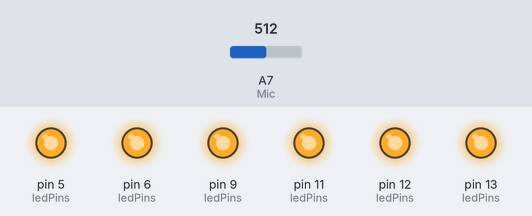
The sketch below on a simulated Arduino Nano, built with avr-gcc and run on an emulated ATmega328P. On the bench: output pins drawn as LEDs (lit = HIGH). The inputs (shaded band) are chosen by the test bench; at power-on: A7 (Mic) = 512.

Above: at 1.2 s.
1.3 s: A7 (Mic) set to 19
2.8 s: A7 (Mic) set to 16
At 3.1 s:
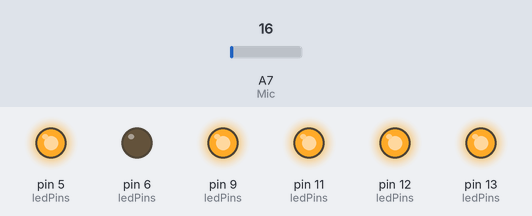
4.3 s: A7 (Mic) set to 0
At 5.4 s:
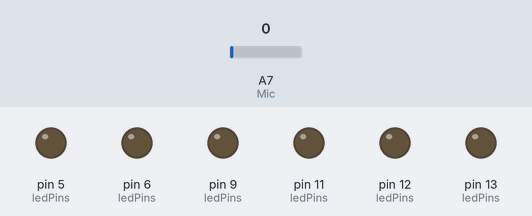
5.8 s: A7 (Mic) set to 17
At 6.6 s:
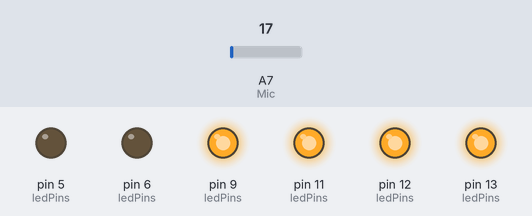
7.3 s: A7 (Mic) set to 122
At 7.7 s:
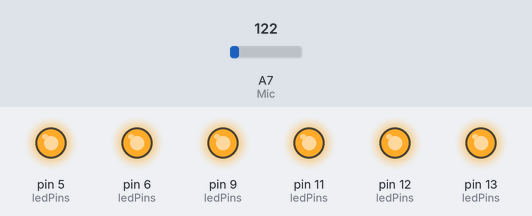
Timing chart, 0 to 9.8 s (numbered marks = the images above; inputs shaded):
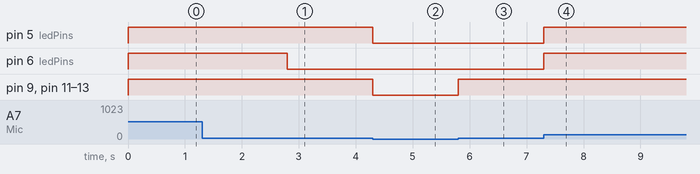

The sketch:

Vumetro.ino
```cpp
/* Vumetro
  Usa los LEDes L_Gre, L_Orn, L_Red, RGB_R, RGB_G y RGB_B
  como indicadores del nivel.
*/
#define RGB_B 6   //Led RGB azul
#define RGB_G 5   //Led RGB verde
#define RGB_R 9   //Led RGB vermello
#define L_Red 13  //Led vermello
#define L_Orn 12  //Led laranxa
#define L_Gre 11  //Led verde
#define Mic A7    //Micrófono
//LEDes nunha matriz para simplificar o manexo
int ledPins[] = { 255, L_Gre, L_Orn, L_Red, RGB_R, RGB_G, RGB_B };
int V_Max = 20;  //valor máximo que queremos medir
void setup() {
  //Definimos os LEDes como saídas
  for (int i = 0; i < 7; i++) {
    pinMode(ledPins[i], OUTPUT);  //percorremos a matriz
  }                               //e definimos cada led como saída
  pinMode(Mic, INPUT);
  // cambiamos a referencia analóxica a 1.1V
  analogReference(INTERNAL);
}
void loop() {
  //Captura o valor analóxico do micrófono
  int sinal = analogRead(Mic);
  // Comproba que non nos pasamos de V_Max56
  if (sinal > V_Max) {
    sinal = V_Max;
  }
  // converte os valores do MIC a un nº de 0 a 7 (LEDes)
  int LED_maior = map(sinal, 0, V_Max, 0, 7);
  //Acende os LEDes ata o valor máis alto
  for (int i = 0; i < LED_maior; i++) {
    digitalWrite(ledPins[i], HIGH);
  }
  //Apaga ata o LED máis baixo
  for (int i = 7; i > LED_maior; i--) {
    digitalWrite(ledPins[i], LOW);
  }
  delay(1);
}
```

Measured:
- the behaviour switches between 18 and 17 on A7 (Mic) (found by bisection; images 0 and 1)
- after the input at 1.3 s, every drawn part: stays the same
- after the input at 2.8 s, pin 6 (ledPins): HIGH → LOW at once
- after the input at 4.3 s, pin 5 (ledPins), pin 9 (ledPins), pin 11 (ledPins), pin 12 (ledPins), pin 13 (ledPins): HIGH → LOW at once
- after the input at 5.8 s, pin 9 (ledPins), pin 11 (ledPins), pin 12 (ledPins), pin 13 (ledPins): LOW → HIGH at once
- after the input at 7.3 s, pin 5 (ledPins), pin 6 (ledPins): LOW → HIGH at once
